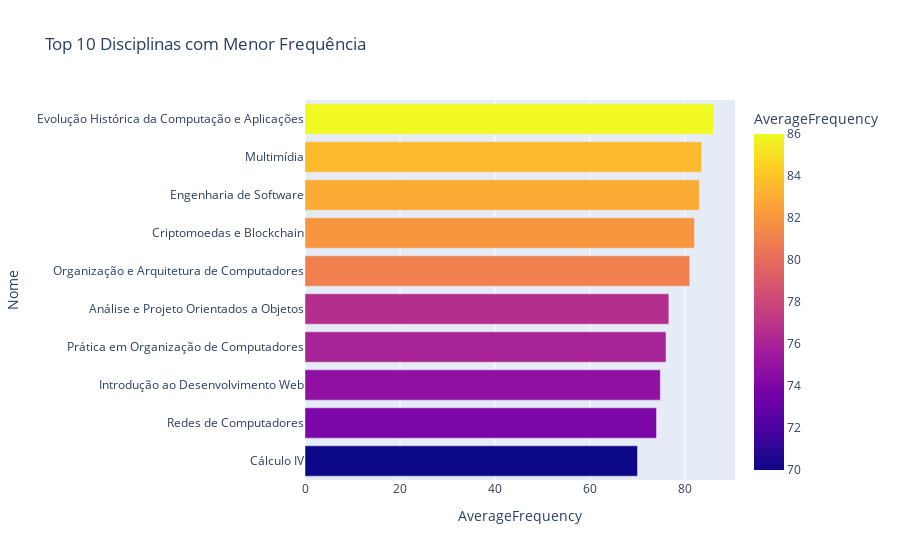

Notebook code cell kept with this figure:
### Code cell
fig3 = px.bar(name_frequency_sorted.head(10).to_pandas(), x='AverageFrequency', y='Nome', title='Top 10 Disciplinas com Menor Frequência', color='AverageFrequency', orientation='h')
fig3.show()

### Figure 1 — Plotly figure (JSON) as saved in the notebook; plotly's stock layout.template omitted (floating-point values rounded to 4 significant figures)
{"data": [{"hovertemplate": "AverageFrequency=%{marker.color}<br>Nome=%{y}<extra></extra>", "legendgroup": "", "marker": {"color": [70.0, 74.0, 74.8, 76.0, 76.6, 81.0, 82.0, 83.0, 83.5, 86.0], "coloraxis": "coloraxis", "pattern": {"shape": ""}}, "name": "", "orientation": "h", "showlegend": false, "textposition": "auto", "type": "bar", "x": [70.0, 74.0, 74.8, 76.0, 76.6, 81.0, 82.0, 83.0, 83.5, 86.0], "xaxis": "x", "y": ["Cálculo IV", "Redes de Computadores", "Introdução ao Desenvolvimento Web", "Prática em Organização de Computadores", "Análise e Projeto Orientados a Objetos", "Organização e Arquitetura de Computadores", "Criptomoedas e Blockchain", "Engenharia de Software", "Multimídia", "Evolução Histórica da Computação e Aplicações"], "yaxis": "y"}], "layout": {"barmode": "relative", "coloraxis": {"colorbar": {"title": {"text": "AverageFrequency"}}, "colorscale": [[0, "#0d0887"], [0.1111, "#46039f"], [0.2222, "#7201a8"], [0.3333, "#9c179e"], [0.4444, "#bd3786"], [0.5556, "#d8576b"], [0.6667, "#ed7953"], [0.7778, "#fb9f3a"], [0.8889, "#fdca26"], [1, "#f0f921"]]}, "legend": {"tracegroupgap": 0}, "title": {"text": "Top 10 Disciplinas com Menor Frequência"}, "xaxis": {"anchor": "y", "domain": [0, 1], "title": {"text": "AverageFrequency"}}, "yaxis": {"anchor": "x", "domain": [0, 1], "title": {"text": "Nome"}}}}
